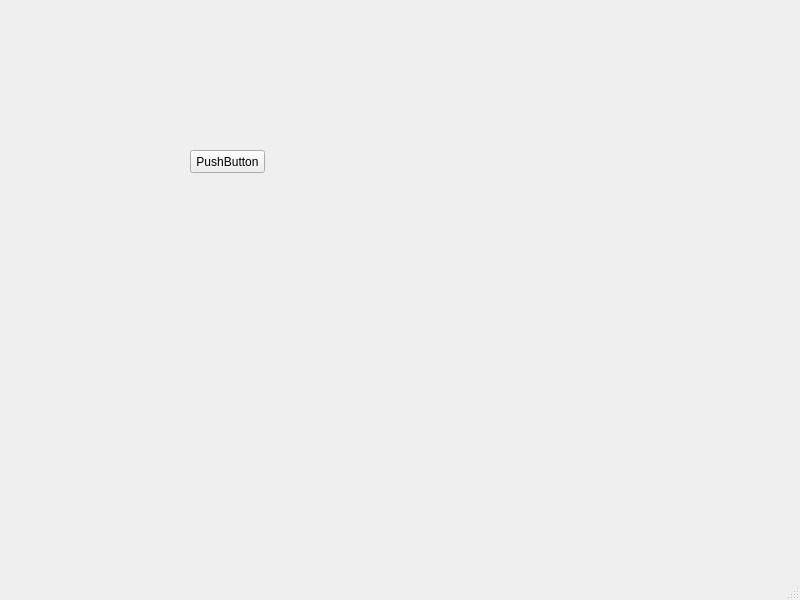
<?xml version="1.0" encoding="UTF-8"?>
<ui version="4.0">
 <class>MainWindow</class>
 <widget class="QMainWindow" name="MainWindow">
  <property name="geometry">
   <rect>
    <x>0</x>
    <y>0</y>
    <width>800</width>
    <height>600</height>
   </rect>
  </property>
  <property name="windowTitle">
   <string>MainWindow</string>
  </property>
  <widget class="QWidget" name="centralwidget">
   <widget class="QPushButton" name="pushButton">
    <property name="geometry">
     <rect>
      <x>190</x>
      <y>150</y>
      <width>75</width>
      <height>23</height>
     </rect>
    </property>
    <property name="text">
     <string>PushButton</string>
    </property>
   </widget>
  </widget>
  <widget class="QMenuBar" name="menubar">
   <property name="geometry">
    <rect>
     <x>0</x>
     <y>0</y>
     <width>800</width>
     <height>21</height>
    </rect>
   </property>
  </widget>
  <widget class="QStatusBar" name="statusbar"/>
 </widget>
 <resources/>
 <connections/>
</ui>
